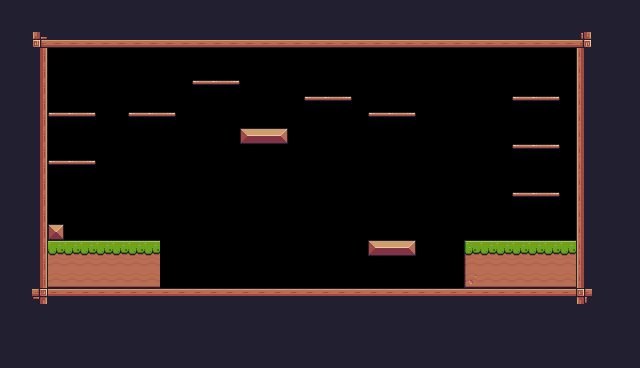

The image is a tile-based game level rendered from a .tmx file. Its description and complete source (layers, tilesets, objects, tile grids) follow:
An orthogonal 40x23 tile map with 16x16 px tiles, 1 tile layer (Background) and 21 objects (9x Platform, Player).

<map version="1.10" tiledversion="1.10.2" orientation="orthogonal" renderorder="right-down" width="40" height="23" tilewidth="16" tileheight="16" infinite="0" nextlayerid="4" nextobjectid="58">
 <tileset firstgid="1" source="Pixel Adventure.tsx" />
 <layer id="1" name="Background" width="40" height="23">
  <data encoding="csv">
112,112,112,112,112,112,112,112,112,112,112,112,112,112,112,112,112,112,112,112,112,112,112,112,112,112,112,112,112,112,112,112,112,112,112,112,112,112,112,112,
112,112,112,112,112,112,112,112,112,112,112,112,112,112,112,112,112,112,112,112,112,112,112,112,112,112,112,112,112,112,112,112,112,112,112,112,112,112,112,112,
112,112,133,134,134,134,134,134,134,134,134,134,134,134,134,134,134,134,134,134,134,134,134,134,134,134,134,134,134,134,134,134,134,134,134,134,135,112,112,112,
112,112,113,0,0,0,0,0,0,0,0,0,0,0,0,0,0,0,0,0,0,0,0,0,0,0,0,0,0,0,0,0,0,0,0,0,111,112,112,112,
112,112,113,0,0,0,0,0,0,0,0,0,0,0,0,0,0,0,0,0,0,0,0,0,0,0,0,0,0,0,0,0,0,0,0,0,111,112,112,112,
112,112,113,0,0,0,0,0,0,0,0,0,40,41,42,0,0,0,0,0,0,0,0,0,0,0,0,0,0,0,0,0,0,0,0,0,111,112,112,112,
112,112,113,0,0,0,0,0,0,0,0,0,0,0,0,0,0,0,0,40,41,42,0,0,0,0,0,0,0,0,0,0,40,41,42,0,111,112,112,112,
112,112,113,40,41,42,0,0,40,41,42,0,0,0,0,0,0,0,0,0,0,0,0,40,41,42,0,0,0,0,0,0,0,0,0,0,111,112,112,112,
112,112,113,0,0,0,0,0,0,0,0,0,0,0,0,13,14,15,0,0,0,0,0,0,0,0,0,0,0,0,0,0,0,0,0,0,111,112,112,112,
112,112,113,0,0,0,0,0,0,0,0,0,0,0,0,0,0,0,0,0,0,0,0,0,0,0,0,0,0,0,0,0,40,41,42,0,111,112,112,112,
112,112,113,40,41,42,0,0,0,0,0,0,0,0,0,0,0,0,0,0,0,0,0,0,0,0,0,0,0,0,0,0,0,0,0,0,111,112,112,112,
112,112,113,0,0,0,0,0,0,0,0,0,0,0,0,0,0,0,0,0,0,0,0,0,0,0,0,0,0,0,0,0,0,0,0,0,111,112,112,112,
112,112,113,0,0,0,0,0,0,0,0,0,0,0,0,0,0,0,0,0,0,0,0,0,0,0,0,0,0,0,0,0,40,41,42,0,111,112,112,112,
112,112,113,0,0,0,0,0,0,0,0,0,0,0,0,0,0,0,0,0,0,0,0,0,0,0,0,0,0,0,0,0,0,0,0,0,111,112,112,112,
112,112,113,35,0,0,0,0,0,0,0,0,0,0,0,0,0,0,0,0,0,0,0,0,0,0,0,0,0,0,0,0,0,0,0,0,111,112,112,112,
112,112,113,8,8,8,8,8,8,8,0,0,0,0,0,0,0,0,0,0,0,0,0,13,14,15,0,0,0,7,8,8,8,8,8,8,111,112,112,112,
112,112,113,30,30,30,30,30,30,30,0,0,0,0,0,0,0,0,0,0,0,0,0,0,0,0,0,0,0,29,30,30,30,30,30,30,111,112,112,112,
112,112,113,52,52,52,52,52,52,52,0,0,0,0,0,0,0,0,0,0,0,0,0,0,0,0,0,0,0,51,52,52,52,52,52,52,111,112,112,112,
112,112,91,90,90,90,90,90,90,90,90,90,90,90,90,90,90,90,90,90,90,90,90,90,90,90,90,90,90,90,90,90,90,90,90,90,89,112,112,112,
112,112,112,112,112,112,112,112,112,112,112,112,112,112,112,112,112,112,112,112,112,112,112,112,112,112,112,112,112,112,112,112,112,112,112,112,112,112,112,112,
112,112,112,112,112,112,112,112,112,112,112,112,112,112,112,112,112,112,112,112,112,112,112,112,112,112,112,112,112,112,112,112,112,112,112,112,112,112,112,112,
112,112,112,112,112,112,112,112,112,112,112,112,112,112,112,112,112,112,112,112,112,112,112,112,112,112,112,112,112,112,112,112,112,112,112,112,112,112,112,112,
112,112,112,112,112,112,112,112,112,112,112,112,112,112,112,112,112,112,112,112,112,112,112,112,112,112,112,112,112,112,112,112,112,112,112,112,112,112,112,112
</data>
 </layer>
 <objectgroup id="2" name="SpawnPoints">
  <object id="20" name="Player" type="Player" x="312.49" y="237.502" width="32" height="30" />
 </objectgroup>
 <objectgroup id="3" name="Collisions">
  <object id="21" x="32" y="48" width="16" height="240" />
  <object id="26" x="32" y="32" width="544" height="16" />
  <object id="28" x="576" y="48" width="16" height="240" />
  <object id="30" x="48" y="288" width="544" height="16" />
  <object id="31" x="48" y="224" width="16" height="16" />
  <object id="34" x="48" y="240" width="112" height="48" />
  <object id="35" x="464" y="240" width="112" height="48" />
  <object id="36" x="368" y="240" width="48" height="16" />
  <object id="37" x="240" y="128" width="48" height="16" />
  <object id="38" type="Platform" x="512" y="144" width="48" height="16" />
  <object id="43" type="Platform" x="512" y="192" width="48" height="16" />
  <object id="44" type="Platform" x="512" y="96" width="48" height="16" />
  <object id="45" type="Platform" x="368" y="96" width="48" height="16" />
  <object id="46" type="Platform" x="304" y="96" width="48" height="16" />
  <object id="47" type="Platform" x="192" y="80" width="48" height="16" />
  <object id="48" type="Platform" x="128" y="112" width="48" height="16" />
  <object id="49" type="Platform" x="48" y="112" width="48" height="16" />
  <object id="50" type="Platform" x="48" y="160" width="48" height="16" rotation="359.402" />
  <object id="53" x="32" y="288" width="16" height="16" />
  <object id="54" x="576" y="32" width="16" height="16" />
 </objectgroup>
</map>
